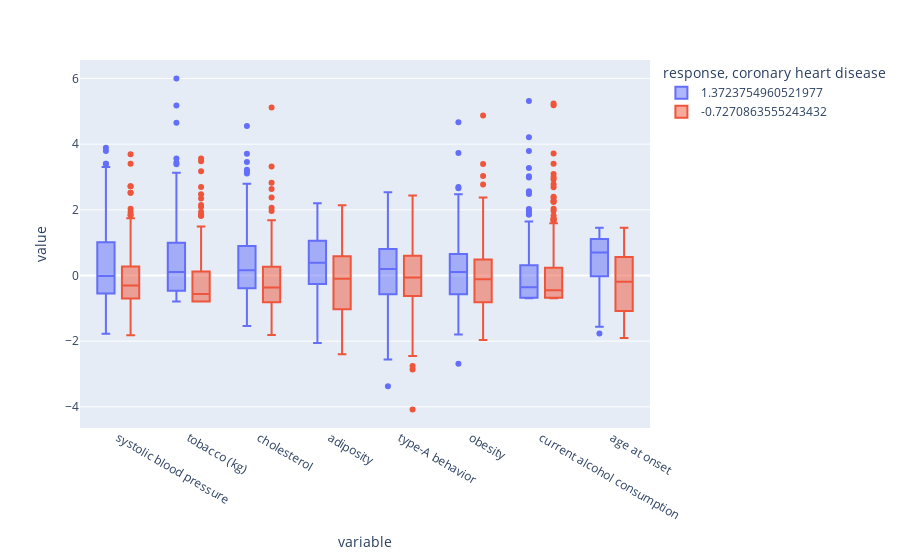

The cell this chart's notebook holds for it:
### Code cell
fig = px.box((data_fmh - data_fmh.mean(axis=0))/data_fmh.std(axis=0),color='response, coronary heart disease')
fig.show()

### Figure 1 — Plotly figure (JSON) as saved in the notebook; plotly's stock layout.template omitted (floating-point values rounded to 4 significant figures; data arrays with more than 128 entries replaced by an {"elided": "..."} marker saying what was removed)
{"data": [{"alignmentgroup": "True", "hovertemplate": "response, coronary heart disease=1.3723754960521977<br>variable=%{x}<br>value=%{y}<extra></extra>", "legendgroup": "1.3723754960521977", "marker": {"color": "#636efa"}, "name": "1.3723754960521977", "notched": false, "offsetgroup": "1.3723754960521977", "orientation": "v", "showlegend": true, "type": "box", "x": {"elided": "1280 str values"}, "x0": " ", "xaxis": "x", "y": {"elided": "1280 float values"}, "y0": " ", "yaxis": "y"}, {"alignmentgroup": "True", "hovertemplate": "response, coronary heart disease=-0.7270863555243432<br>variable=%{x}<br>value=%{y}<extra></extra>", "legendgroup": "-0.7270863555243432", "marker": {"color": "#EF553B"}, "name": "-0.7270863555243432", "notched": false, "offsetgroup": "-0.7270863555243432", "orientation": "v", "showlegend": true, "type": "box", "x": {"elided": "2416 str values"}, "x0": " ", "xaxis": "x", "y": {"elided": "2416 float values"}, "y0": " ", "yaxis": "y"}], "layout": {"boxmode": "group", "legend": {"title": {"text": "response, coronary heart disease"}, "tracegroupgap": 0}, "margin": {"t": 60}, "xaxis": {"anchor": "y", "domain": [0, 1], "title": {"text": "variable"}}, "yaxis": {"anchor": "x", "domain": [0, 1], "title": {"text": "value"}}}}
